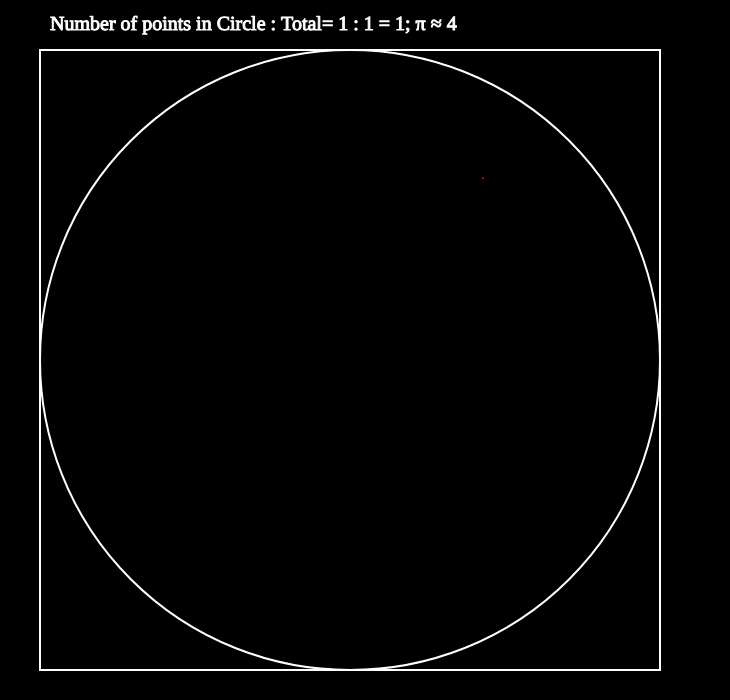
Frame 1 (no input)
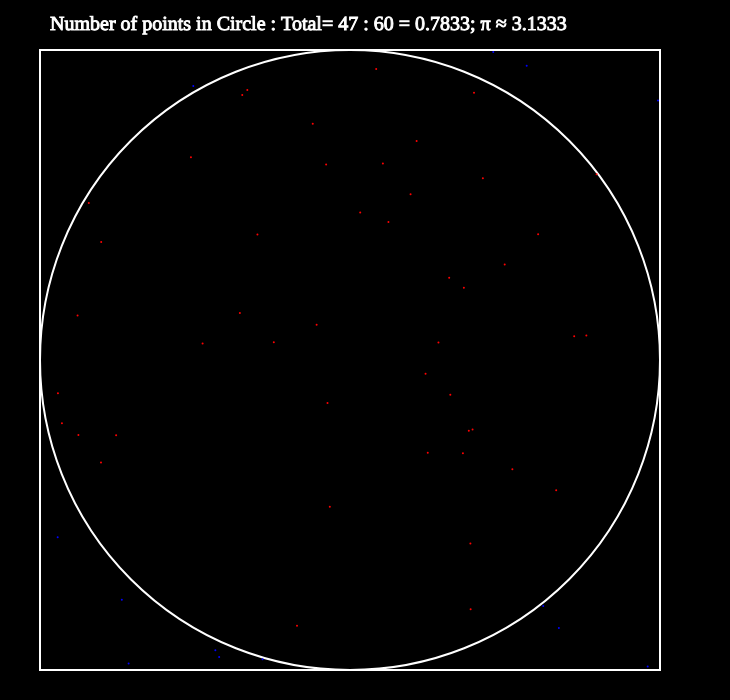
Frame 60 (no input)
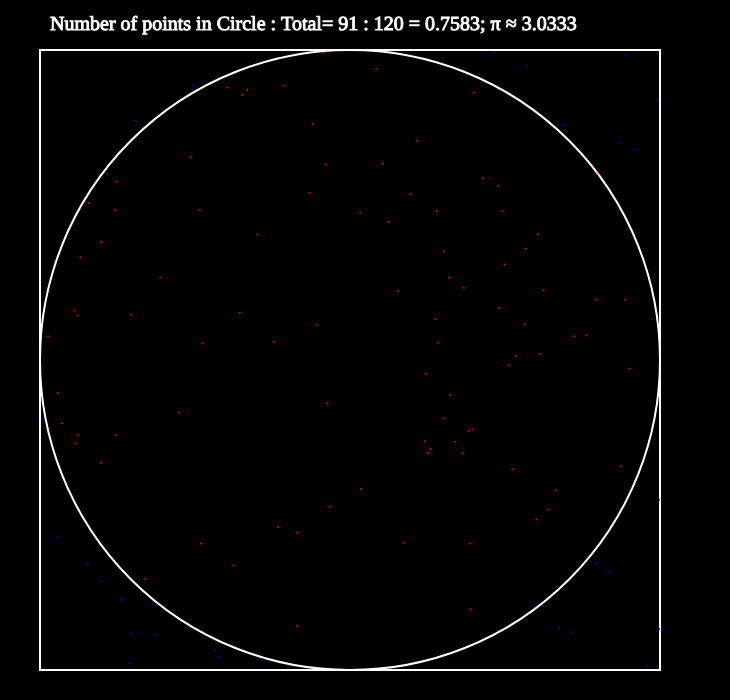
Frame 120 (the mouse pressed at the canvas centre since frame 60)

The p5.js sketch that drew these frames (run headless with seeded random() and noise() and a simulated clock; from frame 60 on, the mouse is pressed at the canvas centre):

// p5.js sketch
// ── sketch.js
//Written by Inle Bush
let height = 730;
let width = 700;
let radius = 310;
let centerX = width/2;
let centerY = radius + 50;
let total = 0;
let circCount = 0;


function setup() {
    div0 = createDiv()

    textFont('Georgia')
    button = createButton("Reset");
    button.size(width, 40)
    button.mousePressed(reset);
    div0.child(button)

    dots = createGraphics(2 * radius, 2 * radius)
    dots.strokeWeight(2);

    createCanvas(height, width);
    angleMode(DEGREES);
    noFill();
    textSize(20);
}

function reset() {
    dots = createGraphics(2 * radius, 2 * radius);
    dots.strokeWeight(2);
    circCount = 0;
    total = 0;
}

function draw() {
    translate(centerX, centerY);
    x = random(-radius, radius);
    y = random(-radius, radius);
    total ++;

    if ( x ** 2 + y ** 2 < radius ** 2){
        circCount ++;
        dots.stroke('red')
    } else {
        dots.stroke('blue')
    }
    dots.point(radius + x, radius + y);

    strokeWeight(2);
    stroke(255);
    noFill();
    background(0);
    circle(0, 0, 2*radius);
    rect(-radius, -radius, 2 * radius, 2 * radius);
    image(dots, -radius, -radius);
    
    fill('white');
    strokeWeight(1)
    text(`Number of points in Circle : Total= ${circCount} : ${total} = ${round(circCount / total, 4)}; π ≈ ${round(4 * circCount / total, 4)}`, 50 - centerX, 30 - centerY)
}
